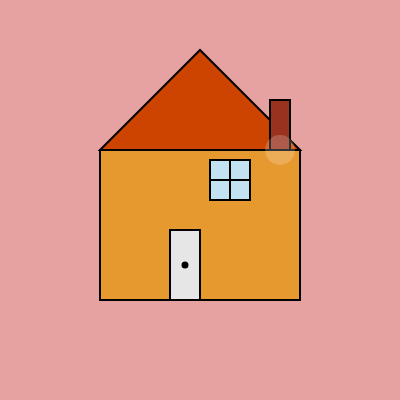
Frame 1 (no input)
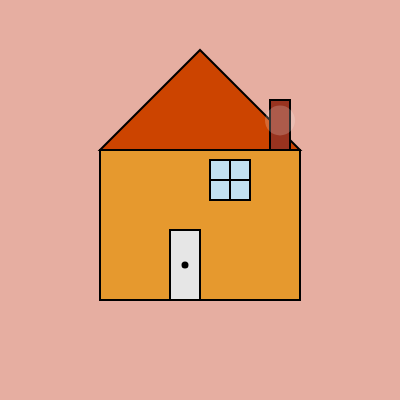
Frame 60 (no input)
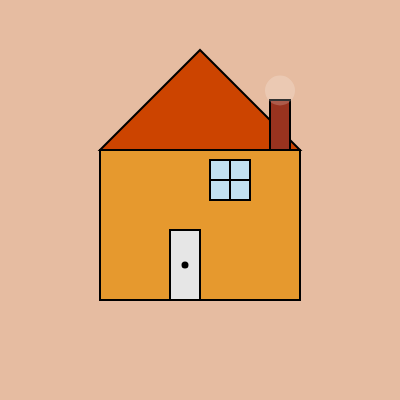
Frame 120 (the mouse pressed at the canvas centre since frame 60)

The p5.js sketch that drew these frames (run headless with seeded random() and noise() and a simulated clock; from frame 60 on, the mouse is pressed at the canvas centre):

// p5.js sketch
// ── sketch.js
let smokeY = 150;
let hueVal = 0;

function setup() {
  createCanvas(400, 400);
  colorMode(HSB, 360, 100, 100);
  noStroke();
}

function draw() {
  // Animated background: cycle through hues
  background(hueVal, 30, 90);
  hueVal = (hueVal + 0.2) % 360;

  drawHouse();
  drawSmoke();

  // Animate smoke rising
  smokeY -= 0.5;
  if (smokeY < 50) {
    smokeY = 150;
  }
}

function drawHouse() {
  stroke(0);
  strokeWeight(2);
  fill(35, 80, 90); // House color

  // House body
  rect(100, 150, 200, 150);

  // Roof
  fill(20, 100, 80);
  triangle(100, 150, 200, 50, 300, 150);

  // Door
  fill(0, 0, 90);
  rect(170, 230, 30, 70);
  fill(0);
  ellipse(185, 265, 5, 5); // Door knob

  // Window
  fill(200, 20, 95);
  rect(210, 160, 40, 40);
  line(230, 160, 230, 200); // Vertical divider
  line(210, 180, 250, 180); // Horizontal divider

  // Chimney
  fill(10, 80, 60);
  rect(270, 100, 20, 50);
}

function drawSmoke() {
  noStroke();
  fill(0, 0, 100, 0.2); // Light transparent smoke
  ellipse(280, smokeY, 30, 30);
}
